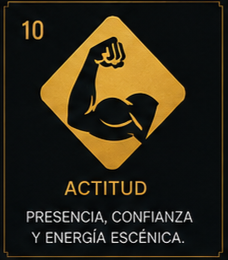
#> input picture herramientas/estilos_src/actitud.png, 228 x 260 px; its folder holds only this picture in this run
$ python extraer_estilos.py
#> lines starting #> are read from the running program, lines starting #| are printed output that depends on the picture; after the words box and inside, x2 and y2 are one past the last pixel; in counts of white or black regions, pixels touching at a corner belong together
"""
EXTRAER EL ICONO DEL ROMBO — estilos de rap
============================================

Cada archivo es una tarjeta completa: numero arriba, rombo dorado con un
icono negro adentro, nombre y descripcion abajo. De todo eso solo sirve
**el icono negro de adentro del rombo**.

Por que no alcanza con "agarrar lo oscuro":
  el fondo de la tarjeta TAMBIEN es oscuro, y el texto tambien. Si se toma
  todo lo oscuro sale la tarjeta entera.

Como se resuelve:
  1. se detectan los pixeles DORADOS -> eso da el contorno del rombo, pero
     con agujeros donde esta el icono
  2. se rellenan los agujeros -> ahora el rombo es una figura maciza
  3. dentro de esa figura, lo OSCURO es el icono. Fuera, no se mira nada

Despues se normaliza igual que los logos de servidor: se recorta a la tinta
y el lienzo se calcula para que todos ocupen lo mismo dentro del circulo.
"""
import os as _osruta
RAIZ = _osruta.path.dirname(_osruta.path.abspath(__file__))
def _r(*p): return _osruta.path.join(RAIZ, *p)
import os
import numpy as np
from PIL import Image
from scipy import ndimage

TINTA_OBJETIVO = 0.30
MARGEN_MINIMO = 1.02
MARGEN_MAXIMO = 1.70


def _dorado(a):
    """Pixeles del rombo: dorados, o sea R alto, G medio, B bajo."""
    r, g, b = a[:, :, 0], a[:, :, 1], a[:, :, 2]
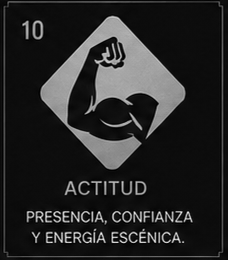
#> g: shape (260, 228) int64; min 0, max 243, mean 39.2
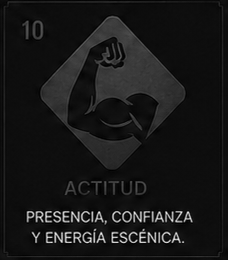
#> b: shape (260, 228) int64; min 0, max 244, mean 23.6
    return (r > 120) & (g > 80) & (b < 140) & (r > b + 55) & (r >= g)
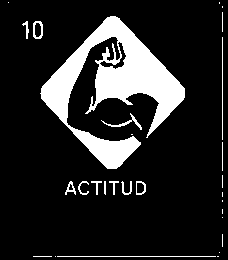
#> returned value: shape (260, 228) bool; 15% white; 29 white regions (14 under 20 px), largest, box (x1, y1, x2, y2) and area: (40, 16, 185, 169) 7883, (57, 256, 216, 257) 159, (101, 113, 142, 130) 118


def icono(ruta, salida):
    a = np.array(Image.open(ruta).convert('RGB')).astype(int)
    oro = _dorado(a)
    if oro.sum() < 500:
        raise ValueError('no encontre el rombo dorado en %s' % ruta)

    # el rombo puede venir en varios pedazos: se queda el mayor
    lab, n = ndimage.label(oro)
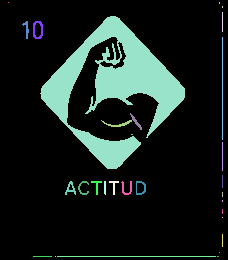
#> lab: shape (260, 228) int32; 32 distinct labels, from 0 to 31; one colour per label, 0 black
#> n = 31
    if n > 1:
        tam = ndimage.sum(oro, lab, range(1, n + 1))
#> tam = 31 values, max 7883 at index 4, min 1 at index 0, mean 286.4
        oro = lab == (int(np.argmax(tam)) + 1)
#> oro: shape (260, 228) bool; 13.3% white; 1 white region, box (x1, y1, x2, y2) and area: (40, 16, 185, 169) 7883

    macizo = ndimage.binary_fill_holes(oro)          # el rombo entero
#> macizo: shape (260, 228) bool; 13.6% white; 1 white region, box (x1, y1, x2, y2) and area: (40, 16, 185, 169) 8042
    lum = a.mean(axis=2)
    # El umbral NO puede ser fijo ni un porcentaje: hay tarjetas con el dorado
    # mas apagado (actitud tiene mediana 143 contra ~180 del resto) y cualquier
    # numero elegido a mano falla en alguna. Se usa Otsu SOLO sobre los pixeles
    # de adentro del rombo: ahi la distribucion es de dos jorobas, dorado e
    # icono, y Otsu encuentra el valle entre las dos.
    # NO se separa por brillo. Probe con umbral fijo, con porcentaje y con
    # Otsu, y ninguno anda en las 16: hay iconos macizos (el puño) y otros de
    # trazo fino (el brazo de actitud), y cada uno pide un corte distinto.
    # Lo que SI los separa siempre es el color: el rombo es dorado, o sea
    # cromatico, y el icono es negro o gris, o sea acromatico.
    # Entonces el icono es, literalmente, el rombo menos el dorado.
    r_, g_, b_ = a[:, :, 0], a[:, :, 1], a[:, :, 2]
    crom = (r_.astype(float) - b_.astype(float)) > 30      # tiene color -> dorado
#> crom: shape (260, 228) bool; 18.4% white; 12 white regions, largest, box (x1, y1, x2, y2) and area: (40, 15, 186, 170) 8380, (3, 1, 223, 257) 1621, (100, 112, 143, 131) 178
    ico = macizo & ~crom
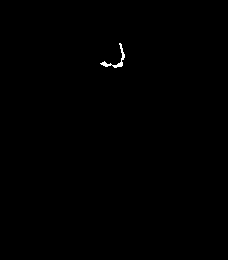
#> ico: shape (260, 228) bool; 0.2% white in thin lines or dots, all inside (x1, y1, x2, y2) = (100, 43, 125, 68)
    # el opening limpia puntitos, pero en las imagenes chicas se come los
    # trazos finos: 3x3 dejaba actitud en 148px de 206. Va de 2x2.
    ico = ndimage.binary_opening(ico, np.ones((2, 2)))
#> ico: shape (260, 228) bool; 0.19% white in thin lines or dots, all inside (x1, y1, x2, y2) = (101, 43, 125, 68)

    if ico.sum() < 60:
        raise ValueError('el icono salio vacio en %s' % ruta)

    m = np.where(ico, 255.0, 0.0)
    ys, xs = np.where(m > 25)
#> ys = 110 values from 43 to 67; xs = 110 values, max 124 at index 27, min 101 at index 50, mean 115.9
    m = m[ys.min():ys.max() + 1, xs.min():xs.max() + 1]
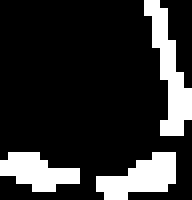
#> m: shape (25, 24) float64 (shown 8 times larger); 18.3% white; 3 white regions, box (x1, y1, x2, y2) and area: (18, 0, 24, 17) 43, (12, 19, 22, 25) 36, (0, 19, 10, 24) 31
    h, w = m.shape
#> h = 25; w = 24
    tinta = (m > 25).sum()
#> tinta = 110
    lado = int(np.clip(np.sqrt(tinta / TINTA_OBJETIVO),
                       max(h, w) * MARGEN_MINIMO, max(h, w) * MARGEN_MAXIMO))
#> lado = 25
    L = np.zeros((lado, lado))
    oy, ox = (lado - h) // 2, (lado - w) // 2
#> oy = 0; ox = 0
    L[oy:oy + h, ox:ox + w] = m
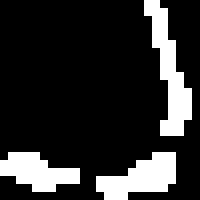
#> L: shape (25, 25) float64 (shown 8 times larger); 17.6% white in thin lines or dots

    out = np.zeros((lado, lado, 4), dtype=np.uint8)
    out[:, :, :3] = 255
    out[:, :, 3] = L.astype(np.uint8)
    Image.fromarray(out, 'RGBA').resize((256, 256), Image.LANCZOS).save(salida)
    return 100.0 * (L > 25).mean(), w / max(h, 1)


if __name__ == '__main__':
    src = _r('estilos_src')
    # 🔴 ANTES ERA `_r('v2/estilos')`, O SEA `herramientas/v2/estilos`, QUE NO
    # EXISTE. Los 16 iconos los lee `02_Competitivo/v2/gencomp.py` de SU
    # carpeta (`_DIR/estilos`), asi que volver a extraerlos no llegaba a la
    # carta: el script decia que habia hecho su trabajo y los PNG quedaban en
    # una carpeta que no abre nadie.
    #
    # ⚠️ ES EL MISMO ERROR QUE `CLAUDE.md` YA DOCUMENTA DE `procesar_logos.py`
    # —«apuntaba a herramientas/logos_sv/, que no existe, asi que regenerar
    # las siluetas no llegaba a ninguna de las tres cartas»— en otro script de
    # la misma carpeta. No lo encontro nadie porque los 16 iconos YA estaban
    # en su lugar de una extraccion anterior: el bug solo se nota el dia que
    # se quiere cambiar uno.
    dst = os.path.join(os.path.dirname(RAIZ), '02_Competitivo', 'v2', 'estilos')
    print('%-14s %10s %8s' % ('estilo', 'proporcion', 'tinta'))
    print('-' * 36)
    for f in sorted(os.listdir(src)):
        if not f.endswith('.png'):
            continue
        nombre = f[:-4]
        try:
            t, p = icono(os.path.join(src, f), os.path.join(dst, nombre + '.png'))
            print('%-14s %10.2f %7.1f%%' % (nombre, p, t))
#| actitud              0.96    17.6%
        except Exception as e:
            print('%-14s ERROR %s' % (nombre, e))
